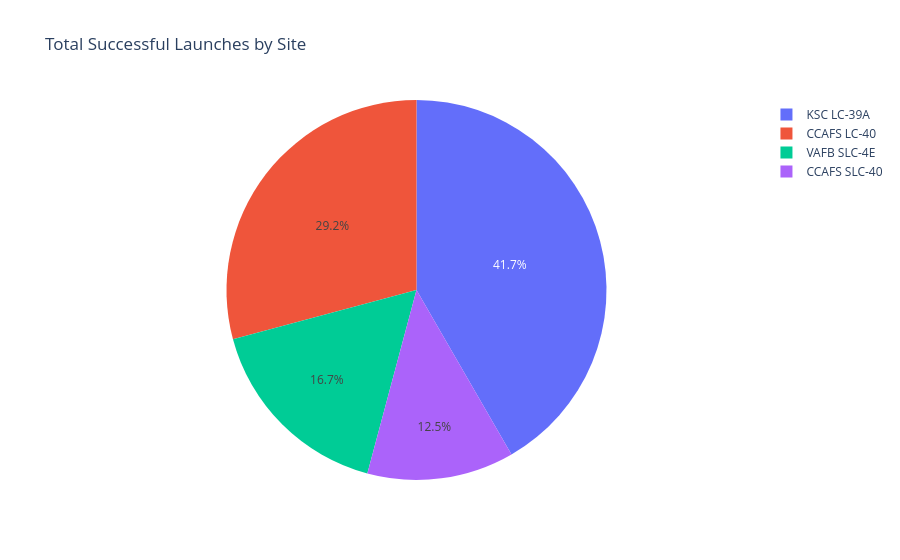

Here is the notebook cell this chart was saved with:
### Markdown cell above
## Pie chart — total successful launches by site (all sites)

### Code cell
success_by_site = spacex_df[spacex_df['class'] == 1]['Launch Site'].value_counts().reset_index()
success_by_site.columns = ['Launch Site', 'Successful Launches']
fig1 = px.pie(success_by_site, values='Successful Launches', names='Launch Site',
              title='Total Successful Launches by Site')
fig1.show()

### Figure 1 — Plotly figure (JSON) as saved in the notebook; plotly's stock layout.template omitted (floating-point values rounded to 4 significant figures)
{"data": [{"domain": {"x": [0.0, 1.0], "y": [0.0, 1.0]}, "hovertemplate": "Launch Site=%{label}<br>Successful Launches=%{value}<extra></extra>", "labels": ["KSC LC-39A", "CCAFS LC-40", "VAFB SLC-4E", "CCAFS SLC-40"], "legendgroup": "", "name": "", "showlegend": true, "type": "pie", "values": [10, 7, 4, 3]}], "layout": {"legend": {"tracegroupgap": 0}, "title": {"text": "Total Successful Launches by Site"}}}
